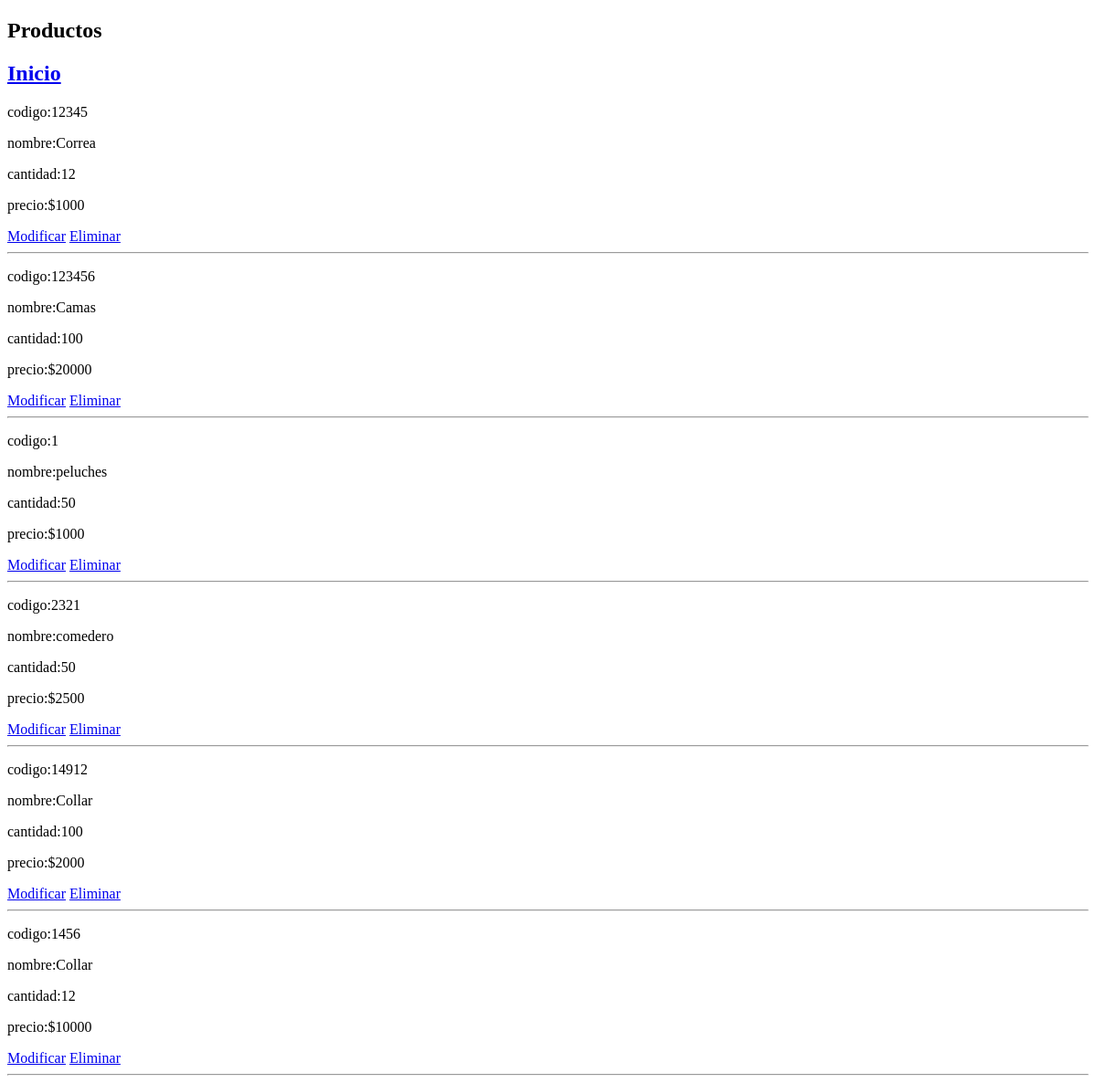
The app's page /mascota/listar_prod, older data.
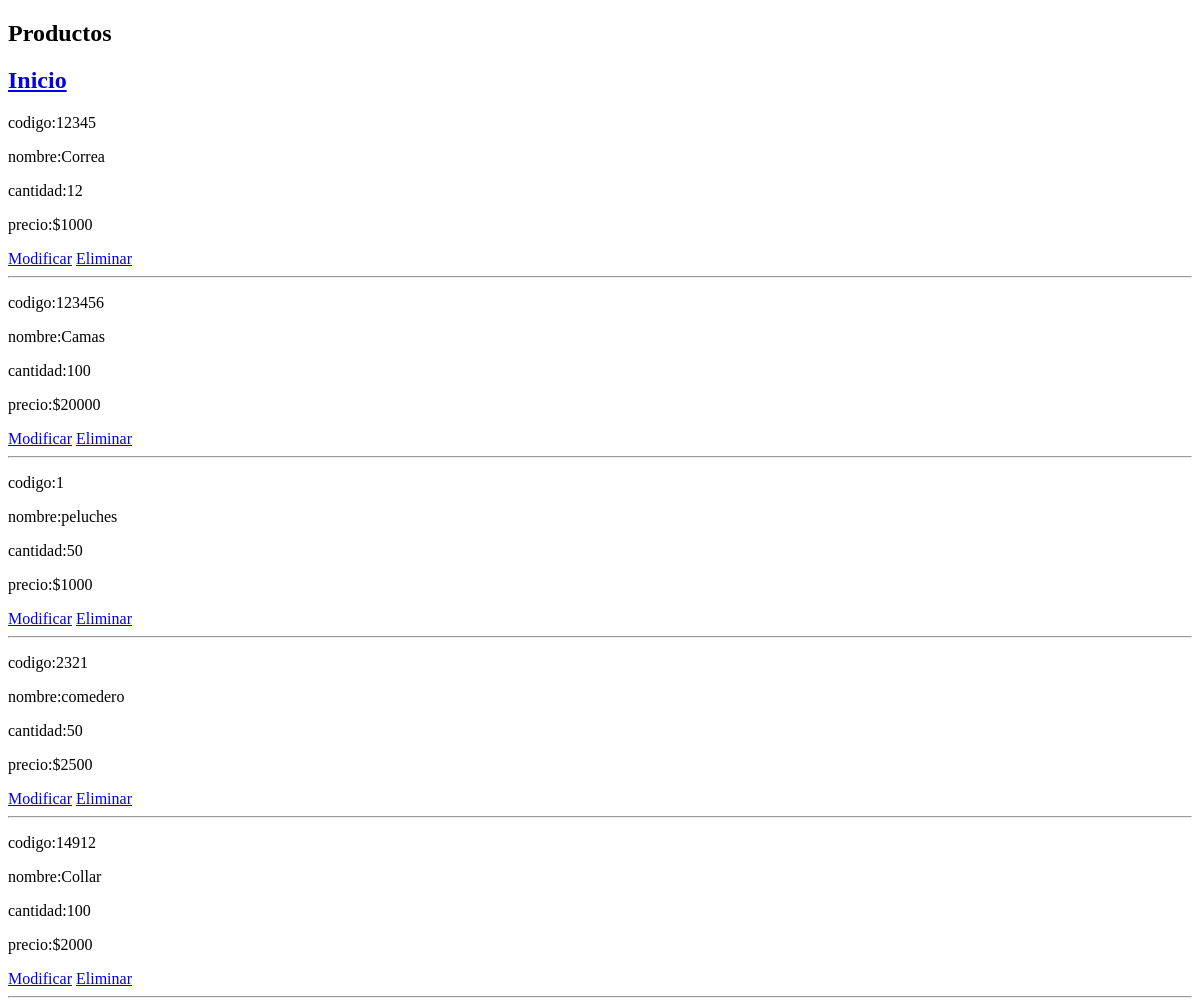
The same page, newer data.
### mascotas/models.py (models this page shows, shortened)
class producto(models.Model):
    codigo=models.CharField(max_length=10)
    nombre=models.CharField(max_length=50)
    cantidad=models.IntegerField()
    precio=models.IntegerField()

### mascotas/views.py (the view)
# urls.py: path('listar_prod',views.listar_prod,name='listar_prod'),
def listar_prod(request):
    productos=producto.objects.all()
    data={
        'productos':productos
    }
    return render(request,"mascotas/listar_prod.html",data)

### mascotas/templates/mascotas/listar_prod.html (shortened to what this page needs)
<!DOCTYPE html>
<html lang="en">
<head>
</head>
<body>
    <h2>Productos</h2>
    <h2><a href="{% url 'home' %}">Inicio</a></h2>
    <div class="productos">
        {%for p in productos %}
        <div>
            <p>codigo:{{p.codigo}}</p>
            <p>nombre:{{p.nombre}}</p>
            <p>cantidad:{{p.cantidad}}</p>
            <p>precio:${{p.precio}}</p>
        </div>
        <a href="{% url 'editar_prod_id' p.id %}">Modificar</a>
        <a href="{% url 'elimina_prod_id' p.id %}">Eliminar</a>
        <hr> {%endfor%}
    </div>
</body>
</html>

Row changes from the older to the newer data that the page shows:
removed producto: codigo "1456", nombre "Collar", cantidad "12", precio "10000"
